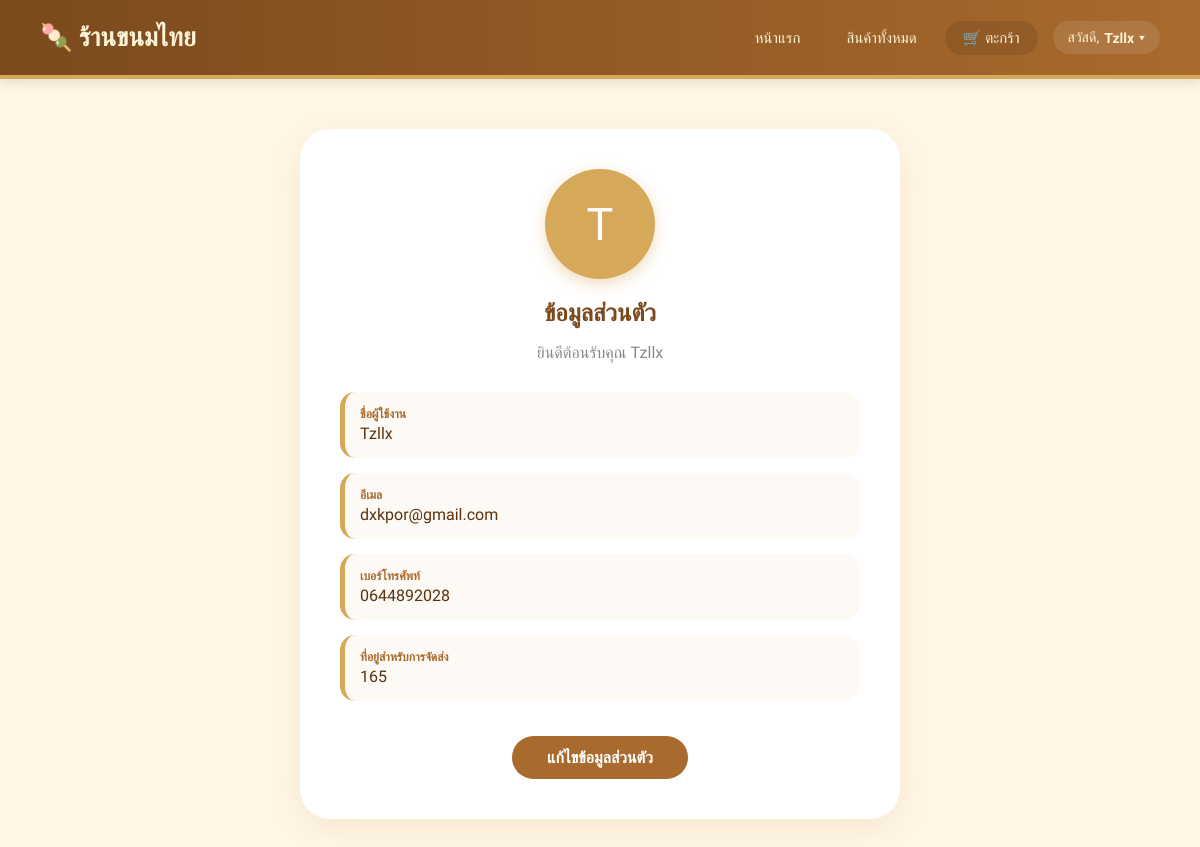
/admin/admin_test/profile_test.php (signed in), run on the app's committed database.
### tables this page shows
CREATE TABLE `users` (
  `id` int(11) NOT NULL,
  `username` varchar(50) NOT NULL,
  `email` varchar(255) DEFAULT NULL,
  `phone` varchar(20) DEFAULT NULL,
  `address` text DEFAULT NULL,
  `profile_img` varchar(255) DEFAULT NULL,
  `password` varchar(255) NOT NULL,
  `created_at` timestamp NOT NULL DEFAULT current_timestamp(),
  `role` enum('admin','user') NOT NULL DEFAULT 'user',
  `last_active` datetime DEFAULT current_timestamp()
);

### admin/admin_test/profile_test.php (the view, shortened to what this page needs)
<?php
require_once "db.php";
$user_id = $_SESSION['user_id'];
$cart_count = 0;
$stmt = $pdo->prepare("SELECT * FROM users WHERE id = ?");
$stmt->execute([$user_id]);
$user = $stmt->fetch(PDO::FETCH_ASSOC);
?>
<!DOCTYPE html>
<html lang="th">
<head>
</head>
<body>
<header class="navbar">
    <a href="index_test.php" class="logo">🍡 ร้านขนมไทย</a>
    <nav>
        <a href="index_test.php">หน้าแรก</a>
        <a href="products_test.php">สินค้าทั้งหมด</a>
        <a href="cart_test.php" style="position: relative; background: rgba(0,0,0,0.1);">
            🛒 ตะกร้า <?php if ($cart_count > 0): ?><span class="cart-badge"><?= $cart_count ?></span><?php endif; ?>
        </a>
        <div class="user-menu-container">
            <div class="user-trigger">สวัสดี, <strong><?= htmlspecialchars($user['username']) ?></strong> ▾</div>
        </div>
    </nav>
</header>
<div class="container">
    <div class="profile-card">
        <div class="avatar-wrapper">
            <?php if (!empty($user['profile_img']) && file_exists("uploads/" . $user['profile_img'])): ?>
                <img src="uploads/<?= htmlspecialchars($user['profile_img']) ?>" class="profile-img-show">
            <?php else: ?>
                <div class="profile-avatar-default">
                    <?= mb_substr(htmlspecialchars($user['username']), 0, 1) ?>
                </div>
            <?php endif; ?>
        </div>
        <h2>ข้อมูลส่วนตัว</h2>
        <p>ยินดีต้อนรับคุณ <?= htmlspecialchars($user['username']) ?></p>
        <div class="info-group">
            <span class="info-label">ชื่อผู้ใช้งาน</span>
            <span class="info-value"><?= htmlspecialchars($user['username']) ?></span>
        </div>
        <div class="info-group">
            <span class="info-label">อีเมล</span>
            <span class="info-value"><?= htmlspecialchars($user['email'] ?? 'ยังไม่ได้ระบุ') ?></span>
        </div>
        <div class="info-group">
            <span class="info-label">เบอร์โทรศัพท์</span>
            <span class="info-value"><?= htmlspecialchars($user['phone'] ?? 'ยังไม่ได้ระบุ') ?></span>
        </div>
        <div class="info-group">
            <span class="info-label">ที่อยู่สำหรับการจัดส่ง</span>
            <span class="info-value"><?= nl2br(htmlspecialchars($user['address'] ?? 'ยังไม่ได้ระบุ')) ?></span>
        </div>
        <a href="edit_profile.php" class="btn-edit">แก้ไขข้อมูลส่วนตัว</a>
    </div>
</div>
</body>
</html>

### admin/admin_test/profile_test.php (style rules this page uses)
body { margin: 0; font-family: 'Sarabun', sans-serif; background: #fff6e5; color: #5a320f; }
.navbar { display: flex; justify-content: space-between; align-items: center; padding: 0 40px; height: 75px; background: linear-gradient(90deg, #7a4a1d, #a96a2d); border-bottom: 4px solid #d6a85a; position: sticky; top: 0; z-index: 1000; box-shadow: 0 4px 10px rgba(0,0,0,0.1); }
.navbar .logo { font-size: 26px; font-weight: bold; color: #fff3d6; text-decoration: none; }
.navbar nav { display: flex; align-items: center; gap: 10px; }
.navbar nav a { text-decoration: none; color: #fff3d6; padding: 8px 18px; border-radius: 25px; transition: 0.3s; font-size: 15px; }
.user-menu-container { position: relative; display: inline-block; margin-left: 5px; }
.user-trigger { color: #fff3d6; cursor: pointer; padding: 8px 15px; border-radius: 20px; display: flex; align-items: center; gap: 5px; background: rgba(255, 255, 255, 0.1); font-size: 14px; }
.container { max-width: 600px; margin: 50px auto; padding: 0 20px; }
.profile-card { background: white; border-radius: 30px; padding: 40px; box-shadow: 0 10px 30px rgba(169, 106, 45, 0.1); text-align: center; }
.avatar-wrapper { margin-bottom: 20px; display: flex; justify-content: center; }
.profile-avatar-default { width: 110px; height: 110px; background: #d6a85a; color: white; font-size: 45px; display: flex; justify-content: center; align-items: center; border-radius: 50%; box-shadow: 0 5px 15px rgba(214, 168, 90, 0.4); }
.profile-card h2 { margin: 10px 0; color: #7a4a1d; }
.profile-card p { color: #888; margin-bottom: 30px; }
.info-group { text-align: left; margin-bottom: 15px; padding: 15px; background: #fdfaf5; border-radius: 15px; border-left: 5px solid #d6a85a; }
.info-label { font-size: 12px; color: #a96a2d; font-weight: 600; display: block; margin-bottom: 3px; }
.info-value { font-size: 16px; color: #5a320f; }
.btn-edit { display: inline-block; margin-top: 20px; padding: 12px 35px; background: #a96a2d; color: white; text-decoration: none; border-radius: 25px; font-weight: bold; transition: 0.3s; }

### data on the page
users: username "Tzllx", username "T", email "dxkpor@gmail.com", phone "0644892028", address "165"
